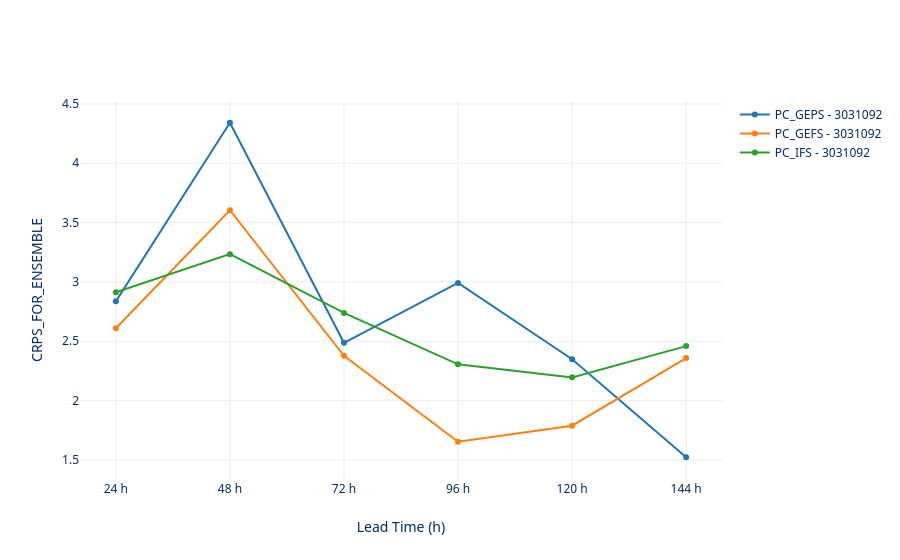

Notebook source saved alongside this figure:
### Markdown cell above
## 3 - Looking into the Continuous Ranked Probability Score
Now, we've

### Code cell
from verification_plots import crps_plot, scatter_plot, rank_histogram_plot

crps_plot(ods)

### Figure 1 — Plotly figure (JSON) as saved in the notebook; plotly's stock layout.template omitted (floating-point values rounded to 4 significant figures)
{"data": [{"legendgroup": "crps_for_ensemble", "mode": "lines+markers", "name": "PC_GEPS - 3031092", "type": "scatter", "x": [24.0, 48.0, 72.0, 96.0, 120.0, 144.0], "y": [2.836, 4.342, 2.487, 2.992, 2.349, 1.523]}, {"legendgroup": "crps_for_ensemble", "mode": "lines+markers", "name": "PC_GEFS - 3031092", "type": "scatter", "x": [24.0, 48.0, 72.0, 96.0, 120.0, 144.0], "y": [2.61, 3.605, 2.378, 1.653, 1.789, 2.359]}, {"legendgroup": "crps_for_ensemble", "mode": "lines+markers", "name": "PC_IFS - 3031092", "type": "scatter", "x": [24.0, 48.0, 72.0, 96.0, 120.0, 144.0], "y": [2.913, 3.234, 2.739, 2.306, 2.196, 2.459]}], "layout": {"hovermode": "x unified", "xaxis": {"tickmode": "array", "ticktext": ["24 h", "48 h", "72 h", "96 h", "120 h", "144 h"], "tickvals": [24.0, 48.0, 72.0, 96.0, 120.0, 144.0], "title": {"text": "Lead Time (h)"}}, "yaxis": {"title": {"text": "CRPS_FOR_ENSEMBLE"}}}}
